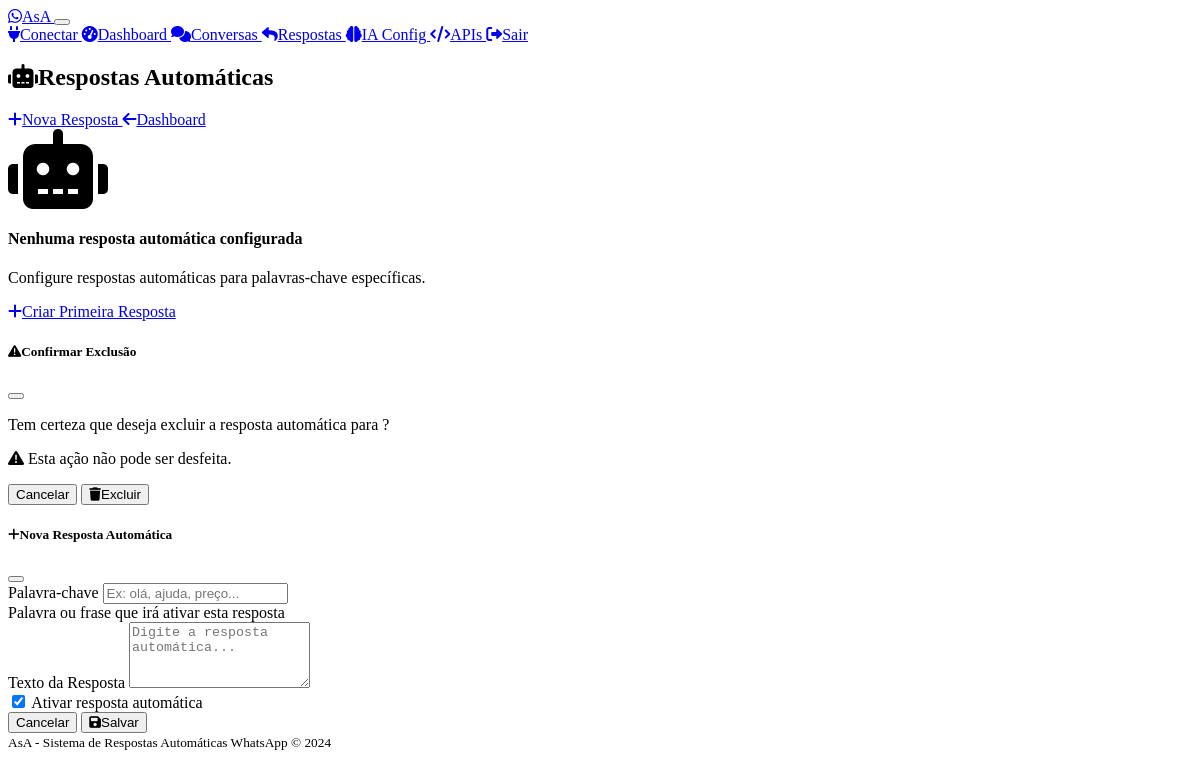
Before: /admin/responses (signed in) with the older database file.
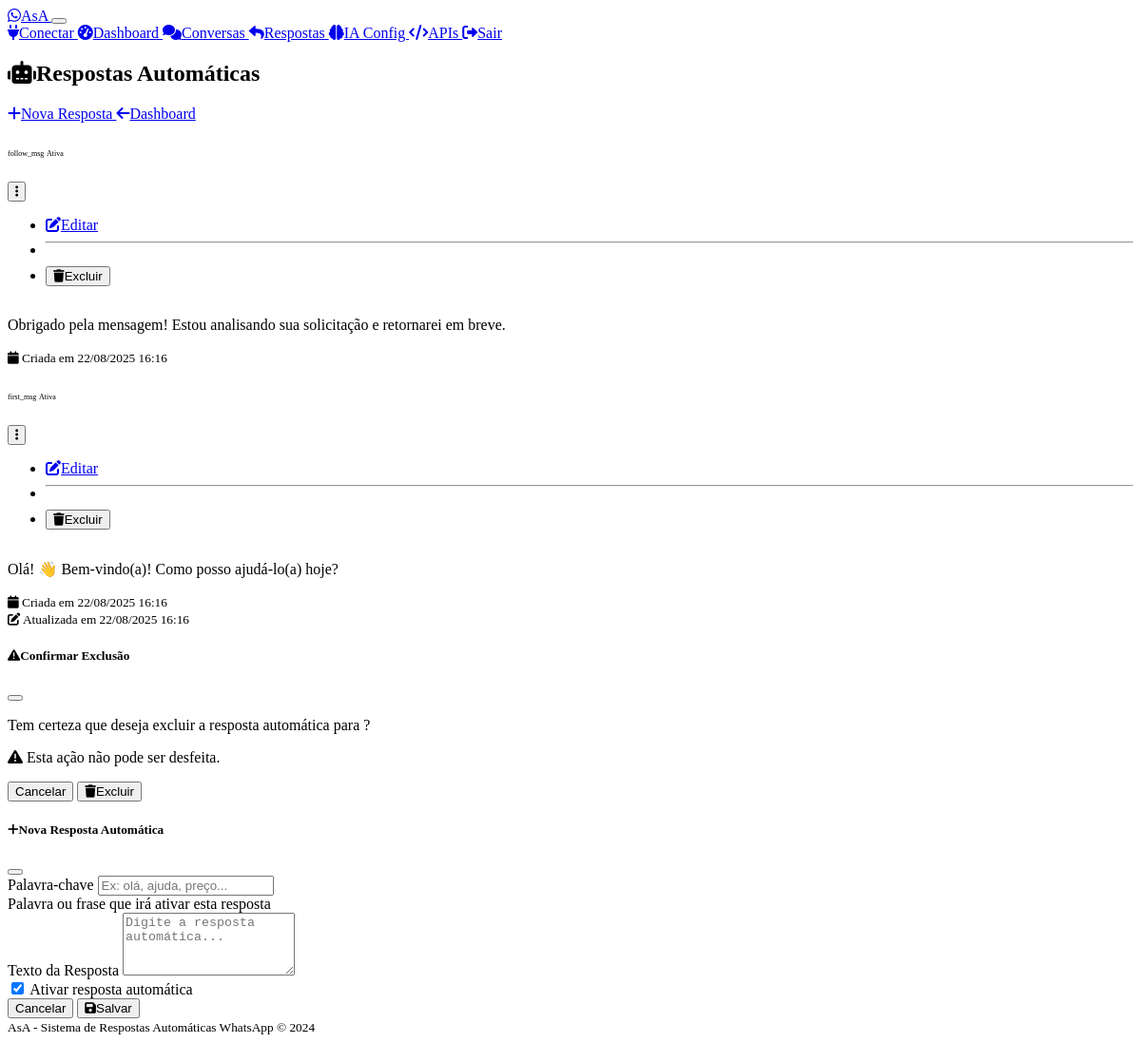
After: the same page with the newer database file.
### models.py (models this page shows)
class AutoResponse(db.Model):
    id = db.Column(db.Integer, primary_key=True)
    trigger_keyword = db.Column(db.String(100), nullable=False, unique=True)
    response_text = db.Column(db.Text, nullable=False)
    response_type = db.Column(db.String(20), default='simple')  # 'simple' or 'multiple'
    trigger_type = db.Column(db.String(20), default='first_message')  # 'first_message' or 'follow_up'
    main_question = db.Column(db.Text)  # Para respostas com múltipla escolha
    option_a = db.Column(db.String(200))  # Opção A
    option_b = db.Column(db.String(200))  # Opção B
    option_c = db.Column(db.String(200))  # Opção C
    option_d = db.Column(db.String(200))  # Opção D
    pause_ai = db.Column(db.Boolean, default=False)  # Pause AI after this response
    is_active = db.Column(db.Boolean, default=True)
    created_at = db.Column(db.DateTime, default=datetime.utcnow)
    updated_at = db.Column(db.DateTime, default=datetime.utcnow, onupdate=datetime.utcnow)

### routes.py (the view)
    def decorated_function(*args, **kwargs):
        if not session.get('admin_logged_in'):
            return redirect(url_for('admin_login'))
        return f(*args, **kwargs)

### routes.py (called while the page is built)
def admin_required(f):
    def decorated_function(*args, **kwargs):
        if not session.get('admin_logged_in'):
            return redirect(url_for('admin_login'))
        return f(*args, **kwargs)
    decorated_function.__name__ = f.__name__
    return decorated_function

@app.route('/admin/responses')
@admin_required
def admin_responses():
    responses = AutoResponse.query.order_by(AutoResponse.created_at.desc()).all()
    return render_template('responses.html', responses=responses)

@app.context_processor
def inject_admin_status():
    return {'admin_logged_in': session.get('admin_logged_in', False)}

### templates/responses.html (shortened to what the changed rows need)
{% extends "base.html" %}
{% block content %}
<div class="d-flex justify-content-between align-items-center mb-4">
    <h2>
        <i class="fas fa-robot me-2"></i>Respostas Automáticas
    </h2>
</div>
{% if responses %}
<div class="row">
    {% for response in responses %}
    <div class="col-lg-6 mb-4">
        <div class="card h-100">
            <div class="card-header d-flex justify-content-between align-items-center">
                <h6 class="mb-0">
                    <span class="badge bg-primary me-2">{{ response.trigger_keyword }}</span>
                    {% if response.is_active %}
                        <span class="badge bg-success">Ativa</span>
                    {% else %}
                        <span class="badge bg-secondary">Inativa</span>
                    {% endif %}
                </h6>
                <div class="dropdown">
                    <button class="btn btn-sm btn-outline-secondary" type="button" data-bs-toggle="dropdown">
                        <i class="fas fa-ellipsis-v"></i>
                    </button>
                    <ul class="dropdown-menu">
                        <li>
                            <a class="dropdown-item" href="{{ url_for('edit_response', response_id=response.id) }}">
                                <i class="fas fa-edit me-2"></i>Editar
                            </a>
                        </li>
                        <li><hr class="dropdown-divider"></li>
                        <li>
                            <button class="dropdown-item text-danger"
                                    onclick="confirmDelete({{ response.id }}, '{{ response.trigger_keyword }}')">
                                <i class="fas fa-trash me-2"></i>Excluir
                            </button>
                        </li>
                    </ul>
                </div>
            </div>
            <div class="card-body">
                <div class="response-preview">
                    <p class="card-text">{{ response.response_text }}</p>
                </div>
                <div class="mt-3">
                    <small class="text-muted">
                        <i class="fas fa-calendar me-1"></i>
                        Criada em {{ response.created_at.strftime('%d/%m/%Y %H:%M') }}
                    </small>
                    {% if response.updated_at != response.created_at %}
                    <br>
                    <small class="text-muted">
                        <i class="fas fa-edit me-1"></i>
                        Atualizada em {{ response.updated_at.strftime('%d/%m/%Y %H:%M') }}
                    </small>
                    {% endif %}
                </div>
            </div>
        </div>
    </div>
    {% endfor %}
</div>
{% else %}
<div class="text-center py-5">
    <i class="fas fa-robot fa-5x text-muted mb-4"></i>
    <h4>Nenhuma resposta automática configurada</h4>
    <p class="text-muted mb-4">Configure respostas automáticas para palavras-chave específicas.</p>
    <a href="{{ url_for('add_response') }}" class="btn btn-primary">
        <i class="fas fa-plus me-2"></i>Criar Primeira Resposta
    </a>
</div>
{% endif %}
{% endblock %}

Changed rows visible on the page:
added AutoResponse: trigger_keyword "follow_msg", is_active "Ativa", response_text "Obrigado pela mensagem! Estou analisando sua solicitação e retornarei em breve.", created_at "22/08/2025 16:16"
added AutoResponse: trigger_keyword "first_msg", is_active "Ativa", response_text "Olá! 👋 Bem-vindo(a)! Como posso ajudá-lo(a) hoje?", created_at "22/08/2025 16:16", updated_at "22/08/2025 16:16"
Other visible differences:
text no longer shown: "Nenhuma resposta automática configurada Configure respostas automáticas para palavras-chave específicas. Criar Primeira Resposta"
